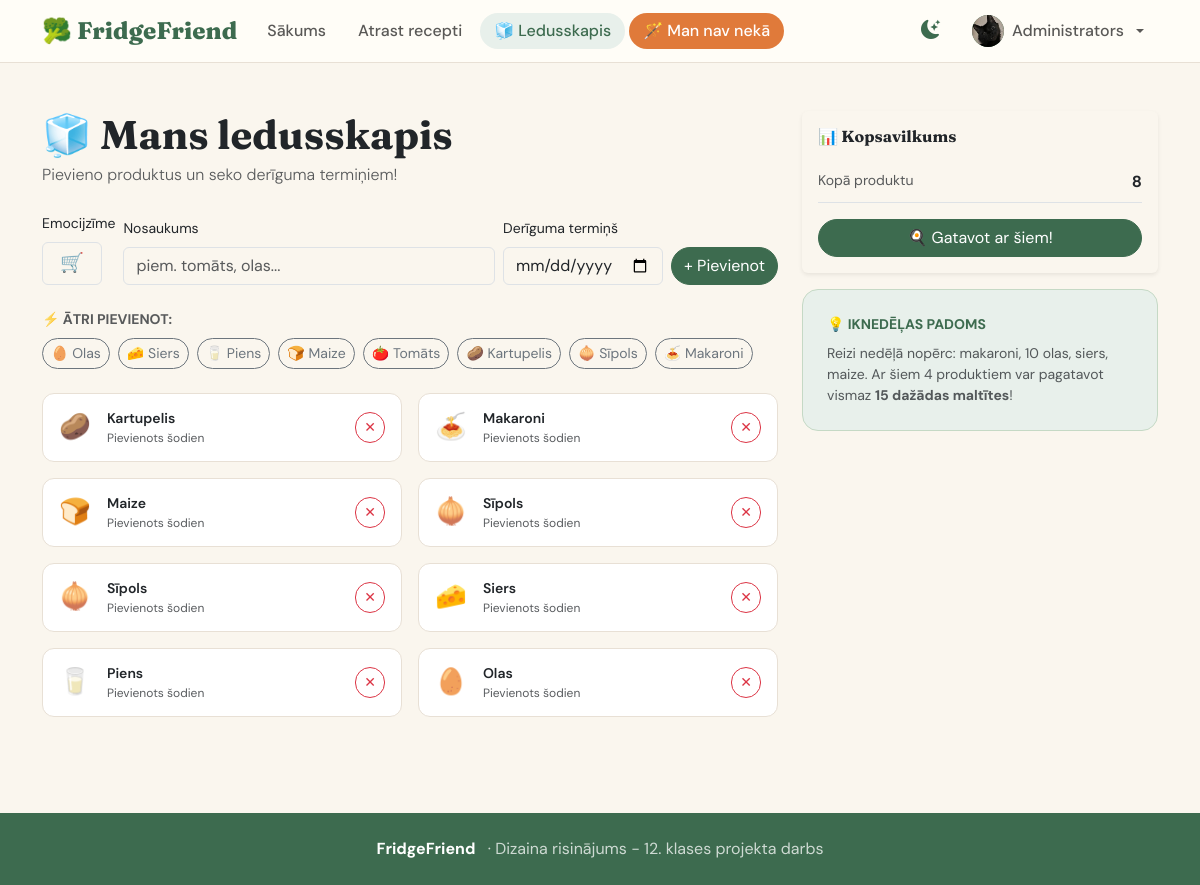
The page /mans-ledusskapis (signed in) on the database its author committed.
### tables this page shows
CREATE TABLE users (
            id            INTEGER PRIMARY KEY AUTOINCREMENT,
            username      TEXT    UNIQUE NOT NULL,
            email         TEXT    UNIQUE NOT NULL,
            password_hash TEXT    NOT NULL,
            display_name  TEXT,
            bio           TEXT,
            profile_pic   TEXT,
            is_admin      INTEGER DEFAULT 0,
            created_at    TEXT    DEFAULT CURRENT_TIMESTAMP
        );

CREATE TABLE user_fridge (
            id              INTEGER PRIMARY KEY AUTOINCREMENT,
            user_id         INTEGER NOT NULL,
            ingredient_name TEXT    NOT NULL,
            emoji           TEXT    DEFAULT "🛒",
            expiry_date     TEXT,
            added_date      TEXT    DEFAULT CURRENT_TIMESTAMP,
            FOREIGN KEY(user_id) REFERENCES users(id) ON DELETE CASCADE
        );

### app.py (the view)
@app.route('/mans-ledusskapis')
def mans_ledusskapis():
    user = get_current_user()
    items = fridge.get_user_items(user['id']) if user else []
    return render_template('mansledusskapis.html', fridge_items=items)

### app.py (called while the page is built)
def get_current_user():
    if 'user_id' in session:
        return users.get_by_id(session['user_id'])
    return None

@app.context_processor
def inject_user():
    return dict(current_user=get_current_user())

### models.py (called while the page is built)
    def connect(self):
        conn = sqlite3.connect(self.path)
        conn.row_factory = sqlite3.Row
        conn.execute("PRAGMA foreign_keys = ON")
        return conn

    def fetchone(self, sql, params=()):
        conn = self.connect()
        try:
            return conn.execute(sql, params).fetchone()
        finally:
            conn.close()

    def fetchall(self, sql, params=()):
        conn = self.connect()
        try:
            return conn.execute(sql, params).fetchall()
        finally:
            conn.close()

    def get_by_id(self, uid):
        return self.db.fetchone("SELECT * FROM users WHERE id=?", (uid,))

    def get_user_items(self, user_id):
        return self.db.fetchall(
            "SELECT * FROM user_fridge WHERE user_id=? ORDER BY added_date DESC",
            (user_id,)
        )

### templates/mansledusskapis.html (shortened to what this page needs)
{% extends "base.html" %}
{% block content %}
<div class="container-xl py-5">
  <div class="row g-4">
    <div class="col-lg-8">
      <h1 class="ff-display fw-bold mb-1">🧊 Mans ledusskapis</h1>
      <p class="text-muted fw-light mb-4">Pievieno produktus un seko derīguma termiņiem!</p>
      {% if not current_user %}
      <div class="card border-0 shadow-sm text-center p-5">
        <div style="font-size:3.5rem" class="mb-3">🔒</div>
        <h3 class="ff-display fw-bold mb-2">Piesakies, lai izmantotu ledusskapi</h3>
        <p class="text-muted mb-4">Izveido kontu un glabā savus produktus, saņem derīguma termiņa atgādinājumus.</p>
        <div class="d-flex gap-2 justify-content-center">
          <a href="{{ url_for('register') }}" class="btn btn-primary btn-pill px-4">Izveidot kontu</a>
          <a href="{{ url_for('login') }}" class="btn btn-outline-primary btn-pill px-4">Pieslēgties</a>
        </div>
      </div>
      {% else %}
      <form method="POST" action="{{ url_for('add_fridge_item') }}" class="mb-4">
        <div class="row g-2 align-items-end">
          <div class="col-auto"><label class="form-label small">Emocijzīme</label><input type="text" name="emoji" class="form-control" value="🛒" style="width:60px;text-align:center;font-size:1.2rem"></div>
          <div class="col"><label class="form-label small">Nosaukums</label><input type="text" name="name" class="form-control" placeholder="piem. tomāts, olas..." required></div>
          <div class="col-auto"><label class="form-label small">Derīguma termiņš</label><input type="date" name="expiry" class="form-control" style="width:160px"></div>
          <div class="col-auto"><button type="submit" class="btn btn-primary btn-pill">+ Pievienot</button></div>
        </div>
      </form>
      <div class="mb-4">
        <div class="small fw-bold text-muted text-uppercase mb-2">⚡ Ātri pievienot:</div>
        <div class="d-flex flex-wrap gap-2">
          {% for emoji, name in [('🥚','Olas'),('🧀','Siers'),('🥛','Piens'),('🍞','Maize'),('🍅','Tomāts'),('🥔','Kartupelis'),('🧅','Sīpols'),('🍝','Makaroni')] %}
          <form method="POST" action="{{ url_for('add_fridge_item') }}" class="m-0">
            <button type="submit" class="btn btn-outline-secondary btn-sm btn-pill">{{ emoji }} {{ name }}</button>
          </form>
          {% endfor %}
        </div>
      </div>
      {% if fridge_items %}
      <div class="row g-3">
        {% for item in fridge_items %}
        <div class="col-sm-6">
          <div class="fridge-item">
            <div class="d-flex align-items-center gap-3">
              <span style="font-size:1.6rem">{{ item.emoji }}</span>
              <div><div class="fw-semibold small">{{ item.ingredient_name }}</div>
              <div class="text-muted" style="font-size:.75rem">{% if item.expiry_date %}📅 {{ item.expiry_date }}{% else %}Pievienots šodien{% endif %}</div></div>
            </div>
            <form method="POST" action="{{ url_for('delete_fridge_item', item_id=item.id) }}" class="m-0">
              <button type="submit" class="btn btn-sm btn-outline-danger btn-pill">✕</button>
            </form>
          </div>
        </div>
        {% endfor %}
      </div>
      {% else %}
      <div class="text-center py-5 card border-0">
        <div style="font-size:3rem" class="mb-2">📭</div>
        <h5 class="ff-display">Ledusskapis ir tukšs</h5>
        <p class="text-muted">Pievieno savus produktus!</p>
      </div>
      {% endif %}
      {% endif %}
    </div>
    <div class="col-lg-4">
      {% if current_user and fridge_items %}
      <div class="card border-0 shadow-sm mb-3">
        <div class="card-body">
          <h6 class="ff-display fw-bold mb-3">📊 Kopsavilkums</h6>
          <div class="d-flex justify-content-between py-2 border-bottom"><span class="text-muted small">Kopā produktu</span><strong>{{ fridge_items|length }}</strong></div>
          <div class="mt-3"><a href="{{ url_for('sastavdalas') }}" class="btn btn-primary btn-pill w-100">🍳 Gatavot ar šiem!</a></div>
        </div>
      </div>
      {% endif %}
      <div class="ff-sidebar-card">
        <div class="small fw-bold text-uppercase ff-green-text mb-2">💡 Iknedēļas padoms</div>
        <p class="small text-muted mb-0">Reizi nedēļā nopērc: makaroni, 10 olas, siers, maize. Ar šiem 4 produktiem var pagatavot vismaz <strong>15 dažādas maltītes</strong>!</p>
      </div>
    </div>
  </div>
</div>
{% endblock %}

### templates/base.html (shortened to what this page needs)
<!DOCTYPE html>
<html lang="lv" data-bs-theme="light">
<head>
  <link href="https://cdn.jsdelivr.net/npm/bootstrap@5.3.3/dist/css/bootstrap.min.css" rel="stylesheet">
  <link href="https://cdn.jsdelivr.net/npm/bootstrap-icons@1.11.3/font/bootstrap-icons.min.css" rel="stylesheet">
  <link rel="stylesheet" href="{{ url_for('static', filename='style.css') }}">
</head>
<body class="page-fade">
<nav class="navbar navbar-expand-lg sticky-top">
  <div class="container-xl">
    <a class="navbar-brand" href="{{ url_for('sakums') }}">🥦 FridgeFriend</a>
    <div class="collapse navbar-collapse" id="navMenu">
      <ul class="navbar-nav me-auto gap-1">
        <li class="nav-item">
          <a class="nav-link {% if request.endpoint=='sakums' %}active{% endif %}" href="{{ url_for('sakums') }}">Sākums</a>
        </li>
        <li class="nav-item">
          <a class="nav-link {% if request.endpoint in ['sastavdalas','receptes','recepte'] %}active{% endif %}" href="{{ url_for('sastavdalas') }}">Atrast recepti</a>
        </li>
        <li class="nav-item">
          <a class="nav-link {% if request.endpoint=='mans_ledusskapis' %}active{% endif %}" href="{{ url_for('mans_ledusskapis') }}">🧊 Ledusskapis</a>
        </li>
        <li class="nav-item">
          <a class="nav-link btn-orange {% if request.endpoint=='mann_nav' %}active{% endif %}" href="{{ url_for('mann_nav') }}">🪄 Man nav nekā</a>
        </li>
      </ul>
      <ul class="navbar-nav align-items-center gap-2">
        <li class="nav-item">
          <button id="darkToggle" title="Tumšais/gaišais režīms">
            <i class="bi bi-moon-stars-fill" id="darkIcon"></i>
          </button>
        </li>
        {% if current_user %}
        <li class="nav-item dropdown">
          <a class="nav-link dropdown-toggle d-flex align-items-center gap-2" href="#" data-bs-toggle="dropdown">
            <div class="nav-avatar">
              {% if current_user.profile_pic %}
                <img src="{{ url_for('static', filename='uploads/avatars/' + current_user.profile_pic) }}" alt="">
              {% else %}
                {{ (current_user.display_name or current_user.username)[0].upper() }}
              {% endif %}
            </div>
            <span class="d-none d-lg-inline">{{ current_user.display_name or current_user.username }}</span>
          </a>
        </li>
        {% else %}
        <li class="nav-item"><a class="nav-link" href="{{ url_for('login') }}">Pieslēgties</a></li>
        <li class="nav-item"><a class="btn btn-primary btn-sm btn-pill px-3" href="{{ url_for('register') }}">Reģistrēties</a></li>
        {% endif %}
      </ul>
    </div>
  </div>
</nav>
{% block content %}{% endblock %}
<footer class="py-4 mt-5">
  <div class="container-xl text-center">
    <strong class="text-white">FridgeFriend</strong>
    <span class="ms-2">·  Dizaina risinājums - 12. klases projekta darbs </span>
  </div>
</footer>
</body>
</html>

### static/style.css (style rules this page uses)
:root { --ff-green: #3D6B4F; --ff-green-light: #5A8C6A; --ff-green-pale: #E8F0EB; --ff-orange: #E07A3A; --ff-orange-pale: #FEF0E6; --ff-cream: #FAF6EE; --ff-border: #E8E0D5; --bs-primary: #3D6B4F; --bs-primary-rgb: 61,107,79; --bs-body-font-family: 'DM Sans', sans-serif; --bs-body-bg: #FAF6EE; }
.ff-display { font-family: 'Fraunces', serif; }
.navbar-brand { font-family: 'Fraunces', serif; font-size: 1.5rem; font-weight: 800; color: var(--ff-green) !important; }
.navbar { background: #fffdf7; border-bottom: 1.5px solid var(--ff-border); }
.nav-link { font-weight: 500; border-radius: 50px; padding: 6px 14px !important; transition: all .15s; }
.nav-link:hover, .nav-link.active { background: var(--ff-green-pale); color: var(--ff-green) !important; }
.nav-link.btn-orange { background: var(--ff-orange); color: #fff !important; border-radius: 50px; }
.btn-primary { background: var(--ff-green); border-color: var(--ff-green); }
.btn-orange { background: var(--ff-orange); border-color: var(--ff-orange); color: #fff; }
.btn-pill { border-radius: 50px !important; }
.ff-sidebar-card { background: var(--ff-green-pale); border: 1.5px solid #c5d9c5; border-radius: 16px; padding: 24px; }
#darkToggle { cursor: pointer; font-size: 1.2rem; background: none; border: none; color: var(--ff-green); padding: 6px 10px; border-radius: 50px; }
.fridge-item { border: 1.5px solid var(--ff-border); border-radius: 12px; padding: 14px 16px; background: #fff; display: flex; align-items: center; justify-content: space-between; transition: border-color .15s; }
.ff-green-text { color: var(--ff-green) !important; }
footer { background: var(--ff-green); color: rgba(255,255,255,.75); }
.page-fade { animation: pageFade .3s ease; }
.nav-avatar { width: 32px; height: 32px; border-radius: 50%; background: var(--ff-green); color: #fff; font-weight: 700; font-size: .8rem; display: inline-flex; align-items: center; justify-content: center; overflow: hidden; }
.nav-avatar img { width: 100%; height: 100%; object-fit: cover; }

### rows shown on the page
users: profile_pic (picture), display_name "Administrators"
user_fridge: emoji "🥚", ingredient_name "Olas"
user_fridge: emoji "🧀", ingredient_name "Siers"
user_fridge: emoji "🥛", ingredient_name "Piens"
user_fridge: emoji "🍞", ingredient_name "Maize"
user_fridge: emoji "🥔", ingredient_name "Kartupelis"
user_fridge: emoji "🍝", ingredient_name "Makaroni"
user_fridge: emoji "🧅", ingredient_name "Sīpols"
user_fridge: emoji "🧅", ingredient_name "Sīpols"

### other values the page prints
{{ emoji }} "🍅" "🧅"
{{ name }} "Tomāts" "Sīpols"
{{ fridge_items|length }} "8"
